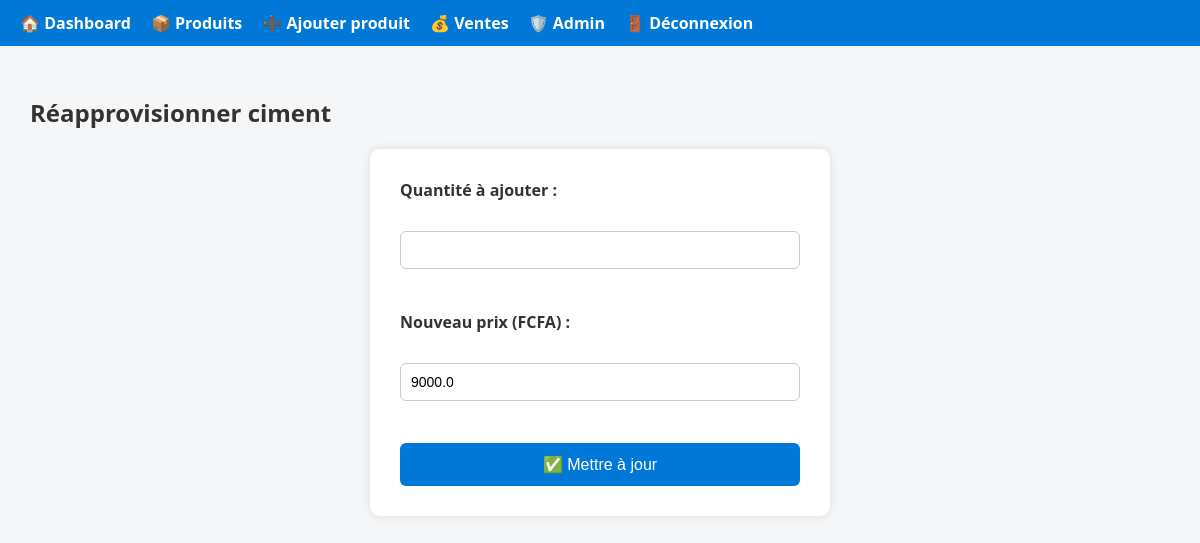
Before: /restock/2 (signed in) with the older database file.
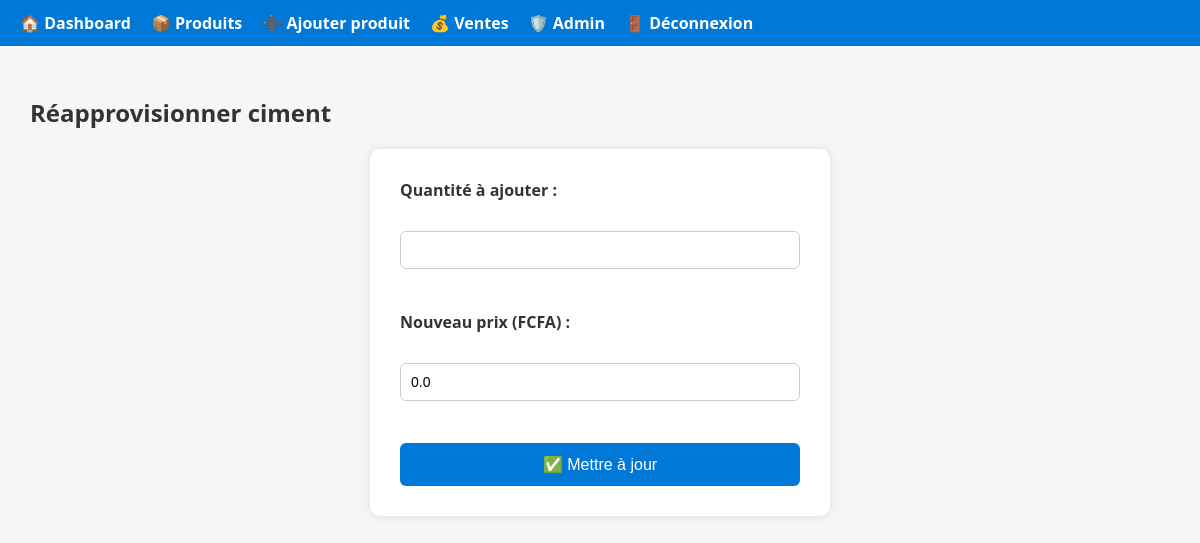
After: the same page with the newer database file.
### main.py (models this page shows)
class Product(Base):
    __tablename__ = "products"
    id = Column(Integer, primary_key=True, index=True)
    name = Column(String(255), nullable=False)
    quantity = Column(Float, nullable=False)
    total_quantity = Column(Float, nullable=False)
    price = Column(Float, nullable=False)
    username = Column(String(255), nullable=False)
    ville = Column(String(255), nullable=False)

### main.py (the view)
@app.get("/restock/{product_id}")
def restock_page(request: Request, product_id: int, db: Session = Depends(get_db)):
    if "user" not in request.session:
        return RedirectResponse(url="/login", status_code=303)
    product = db.query(Product).filter(Product.id == product_id).first()
    if not product:
        raise HTTPException(status_code=404, detail="Produit introuvable")
    return templates.TemplateResponse("restock.html", {"request": request, "product": product})

### templates/restock.html (shortened to what this page needs)
{% extends "base.html" %}
{% block content %}
<h2>Réapprovisionner {{ product.name }}</h2>
<form action="/restock/{{ product.id }}" method="post">
  <label for="added_quantity">Quantité à ajouter :</label><br>
  <input type="number" step="0.5" id="added_quantity" name="added_quantity" min="0.5" required>
  <br><br>
  <label for="new_price">Nouveau prix (FCFA) :</label><br>
  <input type="number" step="0.01" id="new_price" name="new_price" value="{{ product.price }}" required>
  <br><br>
  <button type="submit">✅ Mettre à jour</button>
</form>
{% endblock %}

Changed rows visible on the page:
changed Product "ciment": new_price "9000.0" → "0.0"
